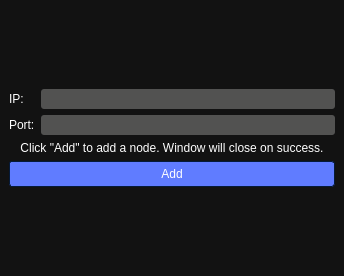
<?xml version="1.0" encoding="UTF-8"?>
<ui version="4.0">
 <class>MainWindow</class>
 <widget class="QMainWindow" name="MainWindow">
  <property name="geometry">
   <rect>
    <x>0</x>
    <y>0</y>
    <width>344</width>
    <height>276</height>
   </rect>
  </property>
  <property name="windowTitle">
   <string>Add node - Reden</string>
  </property>
  <property name="styleSheet">
   <string notr="true">/*Copyright (c) DevSec Studio. All rights reserved.

MIT License

Permission is hereby granted, free of charge, to any person obtaining a copy
of this software and associated documentation files (the &quot;Software&quot;), to deal
in the Software without restriction, including without limitation the rights
to use, copy, modify, merge, publish, distribute, sublicense, and/or sell
copies of the Software, and to permit persons to whom the Software is
furnished to do so, subject to the following conditions:

The above copyright notice and this permission notice shall be included in all
copies or substantial portions of the Software.

THE SOFTWARE IS PROVIDED *AS IS*, WITHOUT WARRANTY OF ANY KIND, EXPRESS OR
IMPLIED, INCLUDING BUT NOT LIMITED TO THE WARRANTIES OF MERCHANTABILITY,
FITNESS FOR A PARTICULAR PURPOSE AND NONINFRINGEMENT. IN NO EVENT SHALL THE
AUTHORS OR COPYRIGHT HOLDERS BE LIABLE FOR ANY CLAIM, DAMAGES OR OTHER
LIABILITY, WHETHER IN AN ACTION OF CONTRACT, TORT OR OTHERWISE, ARISING FROM,
OUT OF OR IN CONNECTION WITH THE SOFTWARE OR THE USE OR OTHER DEALINGS IN THE
SOFTWARE.
*/

/*-----QWidget-----*/
QWidget
{
	background-color: #121212;
	color: #ffffff;
	border-color: #051a39;

}


/*-----QLabel-----*/
QLabel
{
	background-color: transparent;
	color: #ffffff;

}


QLabel::disabled
{
	background-color: transparent;
	color: #656565;

}


/*-----QMenuBar-----*/
QMenuBar
{
	background-color: #0a0a0a;
	color: #ffffff;
	border-color: #051a39;

}


QMenuBar::disabled
{
	background-color: #404040;
	color: #656565;
	border-color: #051a39;

}


QMenuBar::item
{
    background-color: transparent;

}


QMenuBar::item:selected
{
    background-color: #607cff;
    border: 1px solid #41cd52;

}


QMenuBar::item:pressed
{
    background-color: #4969ff;
    border: 1px solid #000;
    margin-bottom: -1px;
    padding-bottom: 1px;

}


/*-----QMenu-----*/
QMenu
{
    background-color: #121212;
    border: 1px solid;
    color: #ffffff;

}


QMenu::separator
{
    height: 1px;
    background-color: #6d8eff;
    color: #ffffff;
    padding-left: 4px;
    margin-left: 10px;
    margin-right: 5px;

}


QMenu::item
{
    min-width : 150px;
    padding: 3px 20px 3px 20px;

}


QMenu::item:selected
{
    background-color: #4969ff;
    color: #ffffff;

}


QMenu::item:disabled
{
    color: #262626;
}


/*-----QToolTip-----*/
QToolTip
{
	border : 1px solid #000000;
	background-color: #26264f;
	color: #ffffff;
	border-color: #051a39;

}


/*-----QPushButton-----*/
QPushButton
{
	background-color: #607cff;
	color: #ffffff;
	border-style: solid;
	border-width: 1px;
	border-radius: 3px;
	border-color: #051a39;
	padding: 5px;

}


QPushButton::disabled
{
	background-color: #404040;
	color: #656565;
	border-color: #051a39;

}


QPushButton::hover
{
	background-color: #8399ff;
	color: #ffffff;
	border-style: solid;
	border-width: 1px;
	border-radius: 3px;
	border-color: #051a39;
	padding: 5px;

}


QPushButton::pressed
{
	background-color: #4969ff;
	color: #ffffff;
	border-style: solid;
	border-width: 1px;
	border-radius: 3px;
	border-color: #051a39;
	padding: 5px;

}


/*-----QToolButton-----*/
QToolButton
{
	background-color: #607cff;
	color: #ffffff;
	border-width: 1px;
	border-radius: 3px;
	border-color: #051a39;
	padding: 3px;

}


QToolButton::disabled
{
	background-color: #404040;
	color: #656565;
	border-color: #051a39;

}


QToolButton::hover
{
	background-color: #8399ff;
	color: #ffffff;
	border-width: 1px;
	border-radius: 3px;
	border-color: #051a39;
	padding: 3px;

}


QToolButton::pressed
{
	background-color: #4969ff;
	color: #ffffff;
	border-width: 1px;
	border-radius: 3px;
	border-color: #051a39;
	padding: 3px;

}


/*-----QComboBox-----*/
QComboBox
{
    background-color: #607cff;
    border: 1px solid;
    border-radius: 3px;
    padding-left: 6px;
    color: #ffffff;
    height: 20px;

}


QComboBox::disabled
{
	background-color: #404040;
	color: #656565;
	border-color: #051a39;

}


QComboBox:hover
{
    background-color: #8399ff;

}


QComboBox:on
{
    background-color: #4969ff;

}


QComboBox QAbstractItemView
{
    background-color: #383838;
    color: #ffffff;
    border: 1px solid black;
    selection-background-color: #4969ff;
    selection-color: #ffffff;
    outline: 0;

}


QComboBox::drop-down
{
    subcontrol-origin: padding;
    subcontrol-position: top right;
    width: 15px;
    border-left-width: 0px;
    border-left-color: darkgray;
    border-left-style: solid; 
    border-top-right-radius: 3px; 
    border-bottom-right-radius: 3px;

}


QComboBox::down-arrow
{
    image: url(://arrow-down.png);
    width: 8px;
    height: 8px;
}


/*-----QSpinBox &amp; QDoubleSpinBox &amp; QDateTimeEdit-----*/
QSpinBox, 
QDoubleSpinBox,
QDateTimeEdit
{
	background-color: #525251;
	color: #ffffff;
	border: 1px solid #051a39;
	border-radius: 3px;
	padding : 2px;

}


QSpinBox::disabled, 
QDoubleSpinBox::disabled,
QDateTimeEdit::disabled
{
	background-color: #404040;
	color: #656565;
	border-color: #051a39;

}


QSpinBox:hover, 
QDoubleSpinBox::hover,
QDateTimeEdit::hover
{
    background-color: #626262;
    border: 1px solid #607cff;
    color:  #fff;
    padding: 2px

}


QSpinBox::up-button, QSpinBox::down-button,
QDoubleSpinBox::up-button, QDoubleSpinBox::down-button,
QDateTimeEdit::up-button, QDateTimeEdit::down-button
{
    background-color: #607cff;
	border-radius: 2px;

}


QSpinBox::disabled, 
QDoubleSpinBox::disabled,
QDateTimeEdit::disabled
{
	background-color: #404040;
	color: #656565;
	border-color: #051a39;

}


QSpinBox::up-button:hover, QSpinBox::down-button:hover,
QDoubleSpinBox::up-button:hover, QDoubleSpinBox::down-button:hover,
QDateTimeEdit::up-button:hover, QDateTimeEdit::down-button:hover
{
    background-color: #8399ff;
    border: 1px solid #8399ff;

}


QSpinBox::up-button:disabled, QSpinBox::down-button:disabled,
QDoubleSpinBox::up-button:disabled, QDoubleSpinBox::down-button:disabled,
QDateTimeEdit::up-button:disabled, QDateTimeEdit::down-button:disabled
{
	background-color: #404040;
	color: #656565;
	border-color: #051a39;

}


QSpinBox::up-button:pressed, QSpinBox::down-button:pressed,
QDoubleSpinBox::up-button:pressed, QDoubleSpinBox::down-button::pressed,
QDateTimeEdit::up-button:pressed, QDateTimeEdit::down-button::pressed
{
    background-color: #4969ff;
    border: 1px solid #4969ff;

}


QSpinBox::down-arrow,
QDoubleSpinBox::down-arrow,
QDateTimeEdit::down-arrow
{
    image: url(://arrow-down.png);
    width: 7px;

}


QSpinBox::up-arrow,
QDoubleSpinBox::up-arrow,
QDateTimeEdit::up-arrow
{
    image: url(://arrow-up.png);
    width: 7px;

}


/*-----QLineEdit-----*/
QLineEdit
{
	background-color: #525251;
	color: #ffffff;
	border-width: 1px;
	border-radius: 3px;
	border-color: #051a39;
	padding: 2px;

}


QLineEdit::disabled
{
	background-color: #404040;
	color: #656565;
	border-width: 1px;
	border-radius: 3px;
	border-color: #051a39;
	padding: 2px;

}


/*-----QTextEdit-----*/
QTextEdit
{
	background-color: #ffffff;
	color: #010201;
	border-color: #051a39;

}


QTextEdit::disabled
{
	background-color: #404040;
	color: #656565;
	border-color: #051a39;

}


/*-----QGroupBox-----*/
QGroupBox 
{
    border: 1px solid;
    border-color: #607cff;
    margin-top: 22px;

}


QGroupBox::title  
{
    background-color: #607cff;
    color: #ffffff;
    subcontrol-origin: margin;
    subcontrol-position: top left;
    padding: 5px;
	border-top-left-radius: 3px;
	border-top-right-radius: 3px;

}


QGroupBox::title::disabled
{
	background-color: #404040;
	color: #656565;
    subcontrol-origin: margin;
    subcontrol-position: top left;
    padding: 5px;
	border-top-left-radius: 3px;
	border-top-right-radius: 3px;

}


/*-----QCheckBox-----*/
QCheckBox::indicator
{
    color: #b1b1b1;
    background-color: #323232;
    border: 1px solid #b1b1b1;
    width: 12px;
    height: 12px;

}


QCheckBox::indicator:checked
{
    image:url(://checkbox.png);
    border: 1px solid #607cff;

}


QCheckBox::indicator:unchecked:hover
{
    border: 1px solid #607cff;

}


QCheckBox::disabled
{
	color: #656565;

}


QCheckBox::indicator:disabled
{
	background-color: #656565;
	color: #656565;
    border: 1px solid #656565;

}


/*-----QRadioButton-----*/
QRadioButton::indicator::unchecked
{ 
	border: 2px inset gray; 
	border-radius: 5px; 
	background-color:  #fff;
	width: 9px; 
	height: 9px; 

}


QRadioButton::indicator::unchecked:hover
{ 
	border: 2px solid #607cff; 
	border-radius: 5px; 
	background-color:  #fff;
	width: 9px; 
	height: 9px; 

}


QRadioButton::indicator::checked
{ 
	border: 2px inset darkgray; 
	border-radius: 5px; 
	background-color: #4969ff; 
	width: 9px; 
	height: 9px; 

}


QRadioButton::disabled
{
	color: #656565;

}


QRadioButton::indicator:disabled
{
	background-color: #656565;
	color: #656565;
    border: 2px solid #656565;

}


/*-----QTableView &amp; QTableWidget-----*/
QTableView
{
    background-color: #242526;
    border: 1px solid #32414B;
    color: #f0f0f0;
    gridline-color: #8faaff;
    outline : 0;

}


QTableView::disabled
{
    background-color: #242526;
    border: 1px solid #32414B;
    color: #656565;
    gridline-color: #656565;
    outline : 0;

}


QTableView::item:hover 
{
    background-color: #26264f;
    color: #f0f0f0;

}


QTableView::item:selected 
{
    background-color: #1a1b1c;
    border: 2px solid #4969ff;
    color: #F0F0F0;

}


QTableView::item:selected:disabled
{
    background-color: #1a1b1c;
    border: 2px solid #525251;
    color: #656565;

}


QTableCornerButton::section
{
    background-color: #505050;
    color: #fff;

}


QHeaderView::section
{
    background-color: #525251;
    color: #fff;
    text-align: left;
	padding: 4px;
	
}


QHeaderView::section:disabled
{
    background-color: #525251;
    color: #656565;

}


QHeaderView::section:checked
{
    color: #fff;
    background-color: #4969ff;

}


QHeaderView::section:checked:disabled
{
    color: #656565;
    background-color: #525251;

}


QHeaderView::section::vertical::first,
QHeaderView::section::vertical::only-one
{
    border-top: 1px solid #353635;

}


QHeaderView::section::vertical
{
    border-top: 1px solid #353635;

}


QHeaderView::section::horizontal::first,
QHeaderView::section::horizontal::only-one
{
    border-left: 1px solid #353635;

}


QHeaderView::section::horizontal
{
    border-left: 1px solid #353635;

}


/*-----QTabWidget-----*/
QTabBar::tab
{
	background-color: #262626;
	color: #ffffff;
	border-style: solid;
	border-width: 1px;
	border-top-left-radius: 3px;
	border-top-right-radius: 3px;
	border-color: #051a39;
	padding: 5px;

}


QTabBar::tab:disabled
{
	background-color: #656565;
	color: #656565;

}


QTabWidget::pane 
{
	background-color: #262626;
	color: #ffffff;
    border: 1px solid;
    border-color: #607cff;

}


QTabBar::tab:selected
{
    background-color: #607cff;
	color: #ffffff;
	border-style: solid;
	border-width: 1px;
	border-top-left-radius: 3px;
	border-top-right-radius: 3px;
	border-color: #051a39;
	padding: 5px;

}


QTabBar::tab:selected:disabled
{
	background-color: #404040;
	color: #656565;

}


QTabBar::tab:!selected 
{
    background-color: #262626;

}


QTabBar::tab:!selected:hover 
{
    background-color: #8399ff;

}


QTabBar::tab:top:!selected 
{
    margin-top: 3px;

}


QTabBar::tab:bottom:!selected 
{
    margin-bottom: 3px;

}


QTabBar::tab:top, QTabBar::tab:bottom 
{
    min-width: 8ex;
    margin-right: -1px;
    padding: 5px 10px 5px 10px;

}


QTabBar::tab:top:selected 
{
    border-bottom-color: none;

}


QTabBar::tab:bottom:selected 
{
    border-top-color: none;

}


QTabBar::tab:top:last, QTabBar::tab:bottom:last,
QTabBar::tab:top:only-one, QTabBar::tab:bottom:only-one 
{
    margin-right: 0;

}


QTabBar::tab:left:!selected 
{
    margin-right: 3px;

}


QTabBar::tab:right:!selected
{
    margin-left: 3px;

}


QTabBar::tab:left, QTabBar::tab:right 
{
    min-height: 8ex;
    margin-bottom: -1px;
    padding: 10px 5px 10px 5px;

}


QTabBar::tab:left:selected 
{
    border-left-color: none;

}


QTabBar::tab:right:selected 
{
    border-right-color: none;

}


QTabBar::tab:left:last, QTabBar::tab:right:last,
QTabBar::tab:left:only-one, QTabBar::tab:right:only-one 
{
    margin-bottom: 0;

}


/*-----QSlider-----*/
QSlider::groove:horizontal 
{
	background-color: transparent;
	height: 5px;

}


QSlider::sub-page:horizontal 
{
	background-color: #607cff;

}


QSlider::add-page:horizontal 
{
	background-color: #666765;

}


QSlider::handle:horizontal 
{
	background-color: #607cff;
	width: 14px;
	margin-top: -6px;
	margin-bottom: -6px;
	border-radius: 3px;

}


QSlider::handle:horizontal:hover 
{
	background-color: #607cff;
	border-radius: 3px;

}


QSlider::sub-page:horizontal:disabled 
{
	background-color: #bbb;
	border-color: #999;

}


QSlider::add-page:horizontal:disabled 
{
	background-color: #eee;
	border-color: #999;

}


QSlider::handle:horizontal:disabled 
{
	background-color: #eee;
	border: 1px solid #aaa;
	border-radius: 3px;

}


QSlider::groove:vertical 
{
	background-color: transparent;
	width: 5px;

}


QSlider::sub-page:vertical 
{
	background-color: #607cff;

}


QSlider::add-page:vertical 
{
	background-color: #666765;

}


QSlider::handle:vertical 
{
	background-color: #607cff;
	height: 14px;
	margin-left: -6px;
	margin-right: -6px;
	border-radius: 3px;

}


QSlider::handle:vertical:hover 
{
	background-color: #607cff;
	border-radius: 3px;

}


QSlider::sub-page:vertical:disabled 
{
	background-color: #bbb;
	border-color: #999;

}


QSlider::add-page:vertical:disabled 
{
	background-color: #eee;
	border-color: #999;

}


QSlider::handle:vertical:disabled 
{
	background-color: #eee;
	border: 1px solid #aaa;
	border-radius: 3px;

}


/*-----QDial-----*/
QDial
{
	background-color: #607cff;

}


QDial::disabled
{
	background-color: #404040;

}


/*-----QScrollBar-----*/
QScrollBar:horizontal
{
    border: 1px solid #222222;
    background-color: #3d3d3d;
    height: 13px;
    margin: 0px 16px 0 16px;

}


QScrollBar::handle:horizontal
{
    background: #607cff;
    min-height: 20px;

}


QScrollBar::add-line:horizontal
{
    border: 1px solid #1b1b19;
    background-color: #607cff;
    width: 14px;
    subcontrol-position: right;
    subcontrol-origin: margin;

}


QScrollBar::sub-line:horizontal
{
    border: 1px solid #1b1b19;
    background-color: #607cff;
    width: 14px;
    subcontrol-position: left;
    subcontrol-origin: margin;

}


QScrollBar::right-arrow:horizontal
{
    image: url(://arrow-right.png);
    width: 6px;
    height: 6px;

}


QScrollBar::left-arrow:horizontal
{
    image: url(://arrow-left.png);
    width: 6px;
    height: 6px;

}


QScrollBar::add-page:horizontal, QScrollBar::sub-page:horizontal
{
    background: none;

}


QScrollBar:vertical
{
    background-color: #3d3d3d;
    width: 13px;
    margin: 16px 0 16px 0;
    border: 1px solid #222222;

}


QScrollBar::handle:vertical
{
    background-color: #607cff;
    min-height: 20px;

}


QScrollBar::add-line:vertical
{
    border: 1px solid #1b1b19;
    background-color: #607cff;
    height: 14px;
    subcontrol-position: bottom;
    subcontrol-origin: margin;

}


QScrollBar::sub-line:vertical
{
    border: 1px solid #1b1b19;
    background-color: #607cff;
    height: 14px;
    subcontrol-position: top;
    subcontrol-origin: margin;

}


QScrollBar::up-arrow:vertical
{
    image: url(://arrow-up.png);
    width: 6px;
    height: 6px;

}


QScrollBar::down-arrow:vertical
{
    image: url(://arrow-down.png);
    width: 6px;
    height: 6px;

}


QScrollBar::add-page:vertical, QScrollBar::sub-page:vertical
{
    background: none;

}


/*-----QProgressBar-----*/
QProgressBar
{
	background-color: #383838;
	color: #ffffff;
	border: 1px solid #607cff;
	border-radius: 3px;
	text-align: center;

}


QProgressBar::chunk {
	background-color: #607cff;
	color: #fff;

}


QProgressBar::chunk:disabled {
	background-color: #656565;
	border: 1px solid #aaa;
	color: #656565;
}


/*-----QStatusBar-----*/
QStatusBar
{
	background-color: #0a0a0a;
	color: #ffffff;
	border-color: #051a39;

}


</string>
  </property>
  <widget class="QWidget" name="centralwidget">
   <layout class="QFormLayout" name="formLayout">
    <item row="1" column="0">
     <widget class="QLabel" name="label">
      <property name="text">
       <string>IP:</string>
      </property>
     </widget>
    </item>
    <item row="1" column="1">
     <widget class="QLineEdit" name="IPInput"/>
    </item>
    <item row="2" column="0">
     <widget class="QLabel" name="label_2">
      <property name="text">
       <string>Port:</string>
      </property>
     </widget>
    </item>
    <item row="2" column="1">
     <widget class="QLineEdit" name="portInput"/>
    </item>
    <item row="0" column="0" colspan="2">
     <spacer name="verticalSpacer">
      <property name="orientation">
       <enum>Qt::Vertical</enum>
      </property>
      <property name="sizeHint" stdset="0">
       <size>
        <width>20</width>
        <height>40</height>
       </size>
      </property>
     </spacer>
    </item>
    <item row="5" column="0" colspan="2">
     <spacer name="verticalSpacer_2">
      <property name="orientation">
       <enum>Qt::Vertical</enum>
      </property>
      <property name="sizeHint" stdset="0">
       <size>
        <width>20</width>
        <height>40</height>
       </size>
      </property>
     </spacer>
    </item>
    <item row="4" column="0" colspan="2">
     <widget class="QPushButton" name="addButton">
      <property name="text">
       <string>Add</string>
      </property>
     </widget>
    </item>
    <item row="3" column="0" colspan="2">
     <widget class="QLabel" name="statusLabel">
      <property name="mouseTracking">
       <bool>false</bool>
      </property>
      <property name="text">
       <string>Click &quot;Add&quot; to add a node. Window will close on success.</string>
      </property>
      <property name="alignment">
       <set>Qt::AlignCenter</set>
      </property>
     </widget>
    </item>
   </layout>
  </widget>
 </widget>
 <resources/>
 <connections/>
</ui>
